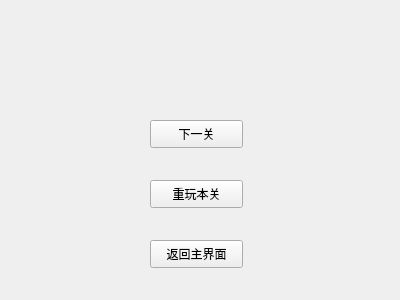
<?xml version="1.0" encoding="UTF-8"?>
<ui version="4.0">
 <class>CStop</class>
 <widget class="QWidget" name="CStop">
  <property name="geometry">
   <rect>
    <x>0</x>
    <y>0</y>
    <width>400</width>
    <height>300</height>
   </rect>
  </property>
  <property name="windowTitle">
   <string>Form</string>
  </property>
  <widget class="QLabel" name="label">
   <property name="geometry">
    <rect>
     <x>80</x>
     <y>50</y>
     <width>231</width>
     <height>16</height>
    </rect>
   </property>
   <property name="text">
    <string/>
   </property>
  </widget>
  <widget class="QPushButton" name="pushButton">
   <property name="geometry">
    <rect>
     <x>150</x>
     <y>120</y>
     <width>93</width>
     <height>28</height>
    </rect>
   </property>
   <property name="text">
    <string>下一关</string>
   </property>
  </widget>
  <widget class="QPushButton" name="pushButton_2">
   <property name="geometry">
    <rect>
     <x>150</x>
     <y>180</y>
     <width>93</width>
     <height>28</height>
    </rect>
   </property>
   <property name="text">
    <string>重玩本关</string>
   </property>
  </widget>
  <widget class="QPushButton" name="pushButton_3">
   <property name="geometry">
    <rect>
     <x>150</x>
     <y>240</y>
     <width>93</width>
     <height>28</height>
    </rect>
   </property>
   <property name="text">
    <string>返回主界面</string>
   </property>
  </widget>
 </widget>
 <resources/>
 <connections/>
</ui>
